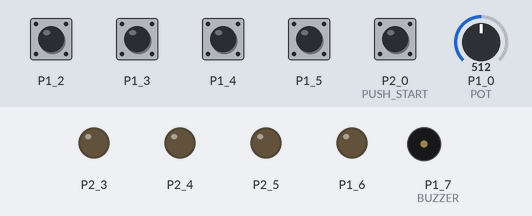
This sketch was run on a simulated TI MSP430 LaunchPad. Shown: output pins drawn as LEDs (lit = HIGH), buzzer (waves = sounding, pin HIGH). The inputs (shaded band) are chosen by the test bench; at power-on: P1_2–5, P2_0 (PUSH_START) HIGH, P1_0 (POT) = 512. Random numbers use the default seed unless the sketch sets one.

Above: at 1.7 s.
1.8 s: P2_0 (PUSH_START) pulled LOW for 0.15 s
At 4.24 s:
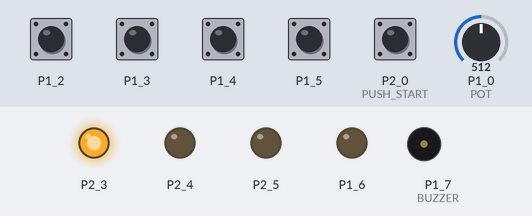
At 6.64 s:
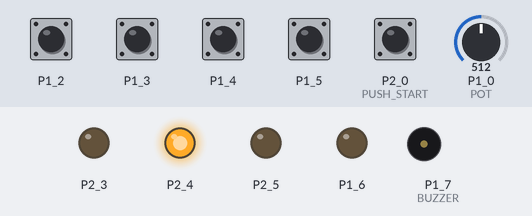
Timing chart, 0 to 10.6 s (numbered marks = the images above; inputs shaded):
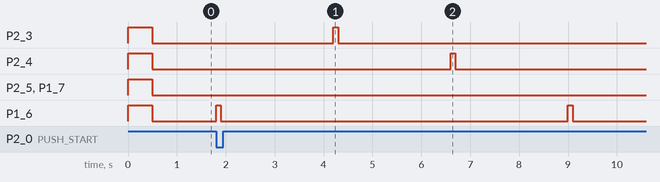

Measured:
- after the input at 1.8 s, P2_3: LOW → HIGH after 2.4 s, → LOW 0.10 s later; P2_4: LOW → HIGH after 4.8 s, → LOW 0.10 s later; P1_6: alternates HIGH for 0.10 s and LOW for 7.1 s, starting at once

The sketch:

Simon_Says.ino
```cpp
// max value from Analog-digital converter
# define MAX_ADC_VALUE 1023

// setup led pins
# define LED_0  P1_6
# define LED_1  P2_5
# define LED_2  P2_4
# define LED_3  P2_3

// setup push-button pins
# define PUSH_0 P1_2
# define PUSH_1 P1_3
# define PUSH_2 P1_4
# define PUSH_3 P1_5

// setup start push-button pin
# define PUSH_START  P2_0

// setup pot pin for change speed
# define POT    P1_0

// setup buzzer pin
# define BUZZER P1_7

// array for leds and push-buttons
const int leds[]    = {LED_0, LED_1, LED_2, LED_3};
const int buttons[] = {PUSH_0, PUSH_1, PUSH_2, PUSH_3};
byte sequence[10];
int sequence_max;
int sequence_index;
int sequence_count;
int speed_leds;
boolean start;
boolean wait_for_answer;

void fill_sequence() {
  randomSeed(analogRead(P1_0));
  for(int i = 0; i < sizeof(sequence)/sizeof(byte); i++) {
    sequence[i] = (byte)random(100)%4;
    if(i != 0 && sequence[i-1] == sequence[i]) {
      i--;
    }
  }
  sequence_index = 0;
}

void blinkLed(int led, int time) {
   digitalWrite(led, HIGH);
   delay(time);
   digitalWrite(led, LOW);
}

void play_sequence() {
  for(int i = 0; i < sequence_max; i++) {
    blinkLed(leds[sequence[i]], 100);
    delay(speed_leds);
  }
}

void test() {
  for(int i = 0; i < 4; i++) {
    digitalWrite(leds[i], HIGH);
  }
  digitalWrite(BUZZER, HIGH);
  delay(500);
  digitalWrite(BUZZER, LOW);
  for(int i = 0; i < 4; i++) {
    digitalWrite(leds[i], LOW);
  }
}

void reset() {
  fill_sequence();
  wait_for_answer = false;
  sequence_index = 0;
}

void setup() {
  // set pin leds as OUTPUTS
  for(int i = 0; i < 4; i++) {
    pinMode(leds[i], OUTPUT);
    digitalWrite(leds[i], LOW);
  }

  pinMode(BUZZER, OUTPUT);
  digitalWrite(BUZZER, LOW);

  // set pin buttons as Input with PULL DOWN
  for(int i = 0; i < 4; i++) {
    pinMode(buttons[i], INPUT_PULLUP);
  }

  pinMode(PUSH_START, INPUT_PULLUP);
  pinMode(POT, INPUT);

  // setup the speed of leds
  int pot_val = analogRead(POT);
  speed_leds = pot_val*(4800/MAX_ADC_VALUE) + 250;

  sequence_max = 4;
  sequence_count = 0;
  start = false;
  reset();
  test();
}

void loop() {
  if(start){
    if(wait_for_answer) {
      // if the user complete the sequence add 1 to the counter
       if(sequence_index == sequence_max) {
         sequence_count++;
         digitalWrite(BUZZER, HIGH);
         delay(500);
         digitalWrite(BUZZER, LOW);
         reset();
       }
       // if the user complete 3 times the sequence add 1 led more to the sequence
       if(sequence_count == 3) {
         sequence_count = 0;
         sequence_max++;
         reset();
       }

      // check the inputs with sequence
      for(int i = 0; i < 4; i++) {
       if(digitalRead(buttons[i]) == LOW) {
         blinkLed(leds[i], 50);
         if(i == sequence[sequence_index]) {
           sequence_index++;
         } else {
           // the player lose
           digitalWrite(BUZZER, HIGH);
           delay(2000);
           digitalWrite(BUZZER, LOW);
           reset();
           start = false;
           test();
         }
       }
      }
      delay(100);
    } else {
      play_sequence();
      wait_for_answer = true;
    }
  }
  if(digitalRead(PUSH_START) == LOW) {
    start = !start;
    sequence_max = 4;
    reset();
  }
  // read value from pot and calculate the speed between 250ms to 5000ms
  int pot_val = analogRead(POT);
  speed_leds = pot_val*(4800/MAX_ADC_VALUE) + 250;
}
```
